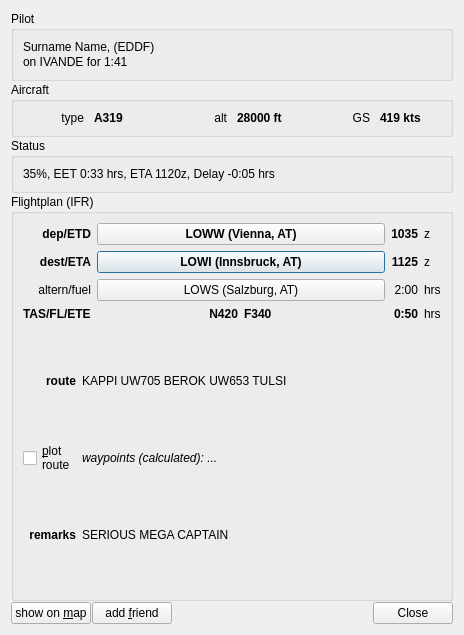
<?xml version="1.0" encoding="UTF-8"?>
<ui version="4.0">
 <class>PilotDetails</class>
 <widget class="QDialog" name="PilotDetails">
  <property name="geometry">
   <rect>
    <x>0</x>
    <y>0</y>
    <width>464</width>
    <height>635</height>
   </rect>
  </property>
  <property name="windowTitle">
   <string>AUA325</string>
  </property>
  <property name="windowIcon">
   <iconset resource="Resources.qrc">
    <normaloff>:/icons/qutescoop.png</normaloff>:/icons/qutescoop.png</iconset>
  </property>
  <layout class="QVBoxLayout" name="verticalLayout">
   <property name="spacing">
    <number>1</number>
   </property>
   <item>
    <widget class="QGroupBox" name="groupBox">
     <property name="title">
      <string>Pilot</string>
     </property>
     <layout class="QVBoxLayout">
      <property name="spacing">
       <number>1</number>
      </property>
      <item>
       <widget class="QLabel" name="lblPilotInfo">
        <property name="text">
         <string>Surname Name, (EDDF)</string>
        </property>
        <property name="alignment">
         <set>Qt::AlignLeading|Qt::AlignLeft|Qt::AlignTop</set>
        </property>
        <property name="openExternalLinks">
         <bool>true</bool>
        </property>
       </widget>
      </item>
      <item>
       <widget class="QLabel" name="lblConnected">
        <property name="text">
         <string>on IVANDE for 1:41</string>
        </property>
       </widget>
      </item>
     </layout>
    </widget>
   </item>
   <item>
    <widget class="QGroupBox" name="groupBox_2">
     <property name="title">
      <string>Aircraft</string>
     </property>
     <layout class="QVBoxLayout">
      <property name="spacing">
       <number>1</number>
      </property>
      <item>
       <layout class="QHBoxLayout" name="horizontalLayout_4">
        <property name="spacing">
         <number>10</number>
        </property>
        <item>
         <widget class="QLabel" name="label_10">
          <property name="toolTip">
           <string>aircraft type</string>
          </property>
          <property name="text">
           <string>type</string>
          </property>
          <property name="alignment">
           <set>Qt::AlignRight|Qt::AlignTrailing|Qt::AlignVCenter</set>
          </property>
         </widget>
        </item>
        <item>
         <widget class="QLabel" name="lblAircraft">
          <property name="font">
           <font>
            <weight>75</weight>
            <bold>true</bold>
           </font>
          </property>
          <property name="text">
           <string>A319</string>
          </property>
         </widget>
        </item>
        <item>
         <widget class="QLabel" name="label_15">
          <property name="toolTip">
           <string>current altitude</string>
          </property>
          <property name="text">
           <string>alt</string>
          </property>
          <property name="alignment">
           <set>Qt::AlignRight|Qt::AlignTrailing|Qt::AlignVCenter</set>
          </property>
         </widget>
        </item>
        <item>
         <widget class="QLabel" name="lblAltitude">
          <property name="font">
           <font>
            <weight>75</weight>
            <bold>true</bold>
           </font>
          </property>
          <property name="text">
           <string>28000 ft</string>
          </property>
         </widget>
        </item>
        <item>
         <widget class="QLabel" name="label_13">
          <property name="toolTip">
           <string>current groundspeed</string>
          </property>
          <property name="text">
           <string>GS</string>
          </property>
          <property name="alignment">
           <set>Qt::AlignRight|Qt::AlignTrailing|Qt::AlignVCenter</set>
          </property>
         </widget>
        </item>
        <item>
         <widget class="QLabel" name="lblGroundspeed">
          <property name="font">
           <font>
            <weight>75</weight>
            <bold>true</bold>
           </font>
          </property>
          <property name="text">
           <string>419 kts</string>
          </property>
         </widget>
        </item>
       </layout>
      </item>
     </layout>
    </widget>
   </item>
   <item>
    <widget class="QGroupBox" name="groupStatus">
     <property name="title">
      <string>Status</string>
     </property>
     <layout class="QVBoxLayout" name="verticalLayout_3">
      <item>
       <widget class="QLabel" name="lblFlightStatus">
        <property name="toolTip">
         <string>EET: Estimated remaining Enroute Time, ETA: Estimated Time of Arrival (constantly updated), delay: According to planned ETA</string>
        </property>
        <property name="text">
         <string>35%, EET 0:33 hrs, ETA 1120z, Delay -0:05 hrs</string>
        </property>
        <property name="wordWrap">
         <bool>true</bool>
        </property>
       </widget>
      </item>
     </layout>
    </widget>
   </item>
   <item>
    <widget class="QGroupBox" name="groupFp">
     <property name="title">
      <string>Flightplan (IFR)</string>
     </property>
     <layout class="QGridLayout" name="gridLayout_3">
      <item row="0" column="0">
       <layout class="QGridLayout" name="gridLayout">
        <item row="0" column="0">
         <widget class="QLabel" name="label_3">
          <property name="font">
           <font>
            <weight>75</weight>
            <bold>true</bold>
           </font>
          </property>
          <property name="toolTip">
           <string>departure aerodrome / Estimated Time of Departure</string>
          </property>
          <property name="text">
           <string>dep/ETD</string>
          </property>
          <property name="alignment">
           <set>Qt::AlignRight|Qt::AlignTrailing|Qt::AlignVCenter</set>
          </property>
         </widget>
        </item>
        <item row="1" column="0">
         <widget class="QLabel" name="label_4">
          <property name="font">
           <font>
            <weight>75</weight>
            <bold>true</bold>
           </font>
          </property>
          <property name="toolTip">
           <string>destination aerodrome / Estimated Time of Arrival (flightplan)</string>
          </property>
          <property name="text">
           <string>dest/ETA</string>
          </property>
          <property name="alignment">
           <set>Qt::AlignRight|Qt::AlignTrailing|Qt::AlignVCenter</set>
          </property>
         </widget>
        </item>
        <item row="1" column="2">
         <widget class="QLabel" name="lblPlanEta">
          <property name="font">
           <font>
            <weight>75</weight>
            <bold>true</bold>
           </font>
          </property>
          <property name="toolTip">
           <string>ETA</string>
          </property>
          <property name="text">
           <string>1125</string>
          </property>
          <property name="alignment">
           <set>Qt::AlignRight|Qt::AlignTrailing|Qt::AlignVCenter</set>
          </property>
         </widget>
        </item>
        <item row="0" column="2">
         <widget class="QLabel" name="lblPlanEtd">
          <property name="sizePolicy">
           <sizepolicy hsizetype="Preferred" vsizetype="Preferred">
            <horstretch>0</horstretch>
            <verstretch>0</verstretch>
           </sizepolicy>
          </property>
          <property name="font">
           <font>
            <weight>75</weight>
            <bold>true</bold>
           </font>
          </property>
          <property name="toolTip">
           <string>ETD</string>
          </property>
          <property name="text">
           <string>1035</string>
          </property>
          <property name="alignment">
           <set>Qt::AlignRight|Qt::AlignTrailing|Qt::AlignVCenter</set>
          </property>
         </widget>
        </item>
        <item row="3" column="1">
         <layout class="QHBoxLayout" name="horizontalLayout_2">
          <item>
           <widget class="QLabel" name="lblPlanTas">
            <property name="font">
             <font>
              <weight>75</weight>
              <bold>true</bold>
             </font>
            </property>
            <property name="toolTip">
             <string>ICAO flightplan format for true airspeed (TAS)</string>
            </property>
            <property name="text">
             <string>N420</string>
            </property>
            <property name="alignment">
             <set>Qt::AlignRight|Qt::AlignTrailing|Qt::AlignVCenter</set>
            </property>
           </widget>
          </item>
          <item>
           <widget class="QLabel" name="lblPlanFl">
            <property name="font">
             <font>
              <weight>75</weight>
              <bold>true</bold>
             </font>
            </property>
            <property name="toolTip">
             <string>ICAO flightplan format for flight level</string>
            </property>
            <property name="text">
             <string>F340</string>
            </property>
           </widget>
          </item>
         </layout>
        </item>
        <item row="3" column="0">
         <widget class="QLabel" name="label_2">
          <property name="font">
           <font>
            <weight>75</weight>
            <bold>true</bold>
           </font>
          </property>
          <property name="toolTip">
           <string>filed true airspeed / cruise level / Estimated Time Enroute</string>
          </property>
          <property name="text">
           <string>TAS/FL/ETE</string>
          </property>
         </widget>
        </item>
        <item row="3" column="2">
         <widget class="QLabel" name="lblPlanEte">
          <property name="font">
           <font>
            <weight>75</weight>
            <bold>true</bold>
           </font>
          </property>
          <property name="text">
           <string>0:50</string>
          </property>
          <property name="alignment">
           <set>Qt::AlignRight|Qt::AlignTrailing|Qt::AlignVCenter</set>
          </property>
         </widget>
        </item>
        <item row="1" column="1">
         <layout class="QHBoxLayout" name="horizontalLayout">
          <item>
           <widget class="QPushButton" name="buttonDest">
            <property name="sizePolicy">
             <sizepolicy hsizetype="MinimumExpanding" vsizetype="Preferred">
              <horstretch>0</horstretch>
              <verstretch>0</verstretch>
             </sizepolicy>
            </property>
            <property name="font">
             <font>
              <weight>75</weight>
              <bold>true</bold>
             </font>
            </property>
            <property name="text">
             <string>LOWI (Innsbruck, AT)</string>
            </property>
            <property name="flat">
             <bool>false</bool>
            </property>
           </widget>
          </item>
         </layout>
        </item>
        <item row="0" column="1">
         <layout class="QHBoxLayout" name="horizontalLayout_3" stretch="1">
          <item>
           <widget class="QPushButton" name="buttonFrom">
            <property name="sizePolicy">
             <sizepolicy hsizetype="MinimumExpanding" vsizetype="Preferred">
              <horstretch>0</horstretch>
              <verstretch>0</verstretch>
             </sizepolicy>
            </property>
            <property name="font">
             <font>
              <weight>75</weight>
              <bold>true</bold>
             </font>
            </property>
            <property name="text">
             <string>LOWW (Vienna, AT)</string>
            </property>
            <property name="flat">
             <bool>false</bool>
            </property>
           </widget>
          </item>
         </layout>
        </item>
        <item row="0" column="3">
         <widget class="QLabel" name="label_5">
          <property name="text">
           <string>z</string>
          </property>
         </widget>
        </item>
        <item row="1" column="3">
         <widget class="QLabel" name="label_7">
          <property name="text">
           <string>z</string>
          </property>
         </widget>
        </item>
        <item row="3" column="3">
         <widget class="QLabel" name="label_8">
          <property name="text">
           <string>hrs</string>
          </property>
         </widget>
        </item>
        <item row="2" column="0">
         <widget class="QLabel" name="label_9">
          <property name="toolTip">
           <string>alternate aerodrome / fuel on Board</string>
          </property>
          <property name="text">
           <string>altern/fuel</string>
          </property>
          <property name="alignment">
           <set>Qt::AlignRight|Qt::AlignTrailing|Qt::AlignVCenter</set>
          </property>
         </widget>
        </item>
        <item row="2" column="3">
         <widget class="QLabel" name="label_11">
          <property name="text">
           <string>hrs</string>
          </property>
         </widget>
        </item>
        <item row="2" column="2">
         <widget class="QLabel" name="lblFuel">
          <property name="toolTip">
           <string>fuel on board</string>
          </property>
          <property name="text">
           <string>2:00</string>
          </property>
          <property name="alignment">
           <set>Qt::AlignRight|Qt::AlignTrailing|Qt::AlignVCenter</set>
          </property>
         </widget>
        </item>
        <item row="2" column="1">
         <layout class="QHBoxLayout" name="horizontalLayout_5">
          <item>
           <widget class="QPushButton" name="buttonAlt">
            <property name="sizePolicy">
             <sizepolicy hsizetype="MinimumExpanding" vsizetype="Preferred">
              <horstretch>0</horstretch>
              <verstretch>0</verstretch>
             </sizepolicy>
            </property>
            <property name="text">
             <string>LOWS (Salzburg, AT)</string>
            </property>
            <property name="flat">
             <bool>false</bool>
            </property>
           </widget>
          </item>
         </layout>
        </item>
       </layout>
      </item>
      <item row="1" column="0">
       <layout class="QGridLayout" name="gridLayout_4">
        <item row="0" column="2">
         <widget class="QLabel" name="lblRoute">
          <property name="sizePolicy">
           <sizepolicy hsizetype="Preferred" vsizetype="Expanding">
            <horstretch>0</horstretch>
            <verstretch>0</verstretch>
           </sizepolicy>
          </property>
          <property name="mouseTracking">
           <bool>true</bool>
          </property>
          <property name="text">
           <string>KAPPI UW705 BEROK UW653 TULSI</string>
          </property>
          <property name="alignment">
           <set>Qt::AlignLeading|Qt::AlignLeft|Qt::AlignVCenter</set>
          </property>
          <property name="wordWrap">
           <bool>true</bool>
          </property>
          <property name="textInteractionFlags">
           <set>Qt::LinksAccessibleByMouse|Qt::TextSelectableByKeyboard|Qt::TextSelectableByMouse</set>
          </property>
         </widget>
        </item>
        <item row="2" column="2">
         <widget class="QLabel" name="lblRemarks">
          <property name="sizePolicy">
           <sizepolicy hsizetype="Preferred" vsizetype="Expanding">
            <horstretch>0</horstretch>
            <verstretch>0</verstretch>
           </sizepolicy>
          </property>
          <property name="text">
           <string>SERIOUS MEGA CAPTAIN</string>
          </property>
          <property name="wordWrap">
           <bool>true</bool>
          </property>
          <property name="textInteractionFlags">
           <set>Qt::LinksAccessibleByMouse|Qt::TextSelectableByKeyboard|Qt::TextSelectableByMouse</set>
          </property>
         </widget>
        </item>
        <item row="1" column="2">
         <widget class="QLabel" name="lblPlotStatus">
          <property name="font">
           <font>
            <italic>true</italic>
           </font>
          </property>
          <property name="toolTip">
           <string>waypoints as extracted from the route with help of navigation database.</string>
          </property>
          <property name="text">
           <string>waypoints (calculated): ...</string>
          </property>
          <property name="wordWrap">
           <bool>true</bool>
          </property>
          <property name="textInteractionFlags">
           <set>Qt::LinksAccessibleByMouse|Qt::TextSelectableByKeyboard|Qt::TextSelectableByMouse</set>
          </property>
         </widget>
        </item>
        <item row="0" column="1">
         <widget class="QLabel" name="label_6">
          <property name="font">
           <font>
            <weight>75</weight>
            <bold>true</bold>
           </font>
          </property>
          <property name="text">
           <string>route</string>
          </property>
          <property name="alignment">
           <set>Qt::AlignRight|Qt::AlignTrailing|Qt::AlignVCenter</set>
          </property>
         </widget>
        </item>
        <item row="1" column="1">
         <widget class="QCheckBox" name="cbPlotRoute">
          <property name="sizePolicy">
           <sizepolicy hsizetype="Maximum" vsizetype="Fixed">
            <horstretch>0</horstretch>
            <verstretch>0</verstretch>
           </sizepolicy>
          </property>
          <property name="toolTip">
           <string>plot route on map (requires navigation database). Also accessible via right click on the airplane's label on the map.</string>
          </property>
          <property name="text">
           <string>&amp;plot
route</string>
          </property>
         </widget>
        </item>
        <item row="2" column="1">
         <widget class="QLabel" name="label">
          <property name="font">
           <font>
            <weight>75</weight>
            <bold>true</bold>
           </font>
          </property>
          <property name="text">
           <string>remarks</string>
          </property>
          <property name="alignment">
           <set>Qt::AlignRight|Qt::AlignTrailing|Qt::AlignVCenter</set>
          </property>
         </widget>
        </item>
       </layout>
      </item>
     </layout>
    </widget>
   </item>
   <item>
    <layout class="QHBoxLayout" name="verticalBottom">
     <item>
      <widget class="QPushButton" name="buttonShowOnMap">
       <property name="text">
        <string>show on &amp;map</string>
       </property>
       <property name="shortcut">
        <string>S</string>
       </property>
       <property name="autoDefault">
        <bool>false</bool>
       </property>
      </widget>
     </item>
     <item>
      <widget class="QPushButton" name="buttonAddFriend">
       <property name="text">
        <string>add &amp;friend</string>
       </property>
      </widget>
     </item>
     <item>
      <widget class="QDialogButtonBox" name="buttonBox">
       <property name="standardButtons">
        <set>QDialogButtonBox::Close</set>
       </property>
      </widget>
     </item>
    </layout>
   </item>
  </layout>
 </widget>
 <tabstops>
  <tabstop>buttonFrom</tabstop>
  <tabstop>buttonDest</tabstop>
  <tabstop>buttonAlt</tabstop>
  <tabstop>buttonShowOnMap</tabstop>
  <tabstop>buttonAddFriend</tabstop>
  <tabstop>buttonBox</tabstop>
 </tabstops>
 <resources>
  <include location="Resources.qrc"/>
 </resources>
 <connections>
  <connection>
   <sender>buttonShowOnMap</sender>
   <signal>clicked()</signal>
   <receiver>PilotDetails</receiver>
   <slot>close()</slot>
   <hints>
    <hint type="sourcelabel">
     <x>84</x>
     <y>623</y>
    </hint>
    <hint type="destinationlabel">
     <x>177</x>
     <y>259</y>
    </hint>
   </hints>
  </connection>
  <connection>
   <sender>buttonBox</sender>
   <signal>clicked(QAbstractButton*)</signal>
   <receiver>PilotDetails</receiver>
   <slot>close()</slot>
   <hints>
    <hint type="sourcelabel">
     <x>453</x>
     <y>624</y>
    </hint>
    <hint type="destinationlabel">
     <x>294</x>
     <y>523</y>
    </hint>
   </hints>
  </connection>
 </connections>
</ui>
